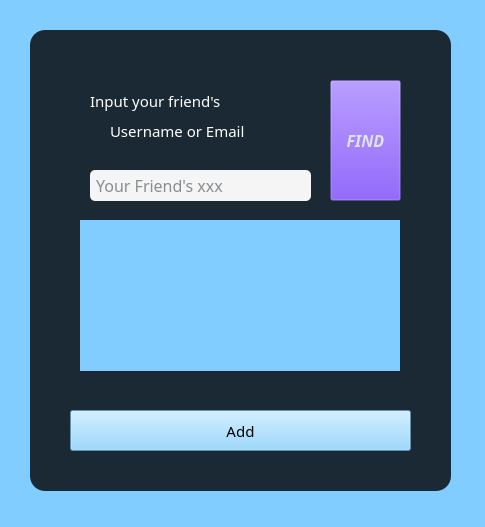
<?xml version="1.0" encoding="UTF-8"?>
<ui version="4.0">
 <class>AddFrd</class>
 <widget class="QWidget" name="AddFrd">
  <property name="geometry">
   <rect>
    <x>0</x>
    <y>0</y>
    <width>485</width>
    <height>527</height>
   </rect>
  </property>
  <property name="windowTitle">
   <string>Form</string>
  </property>
  <property name="styleSheet">
   <string notr="true">*{
	background:rgb(129, 205, 255);
	font-size:15px;
	font-family:Century Gothic,sans-serif;
}
</string>
  </property>
  <widget class="QFrame" name="frame">
   <property name="geometry">
    <rect>
     <x>30</x>
     <y>30</y>
     <width>421</width>
     <height>461</height>
    </rect>
   </property>
   <property name="styleSheet">
    <string notr="true">QFrame{
	background:rgba(0,0,0,0.8);
	border-radius:15px;
}</string>
   </property>
   <property name="frameShape">
    <enum>QFrame::StyledPanel</enum>
   </property>
   <property name="frameShadow">
    <enum>QFrame::Raised</enum>
   </property>
   <widget class="QLineEdit" name="info">
    <property name="geometry">
     <rect>
      <x>60</x>
      <y>140</y>
      <width>221</width>
      <height>31</height>
     </rect>
    </property>
    <property name="styleSheet">
     <string notr="true">QLineEdit{
	color:rgb(25, 37, 44);
	background-color:rgb(245, 245, 245);
	font-size:16px;
	border-style:outset;
	border-radius:5px;
}</string>
    </property>
    <property name="placeholderText">
     <string> Your Friend's xxx</string>
    </property>
   </widget>
   <widget class="QLabel" name="label_5">
    <property name="geometry">
     <rect>
      <x>60</x>
      <y>40</y>
      <width>181</width>
      <height>61</height>
     </rect>
    </property>
    <property name="whatsThis">
     <string>&lt;html&gt;&lt;head/&gt;&lt;body&gt;&lt;p&gt;color: rgb(255, 255, 255);&lt;/p&gt;&lt;p&gt;background-color: rgba(255, 255, 255, 0);&lt;/p&gt;&lt;/body&gt;&lt;/html&gt;</string>
    </property>
    <property name="styleSheet">
     <string notr="true">color: rgb(255, 255, 255);
background-color: rgba(255, 255, 255, 0);
font:11pt</string>
    </property>
    <property name="text">
     <string>Input your friend's</string>
    </property>
   </widget>
   <widget class="QToolButton" name="Find">
    <property name="geometry">
     <rect>
      <x>300</x>
      <y>50</y>
      <width>71</width>
      <height>121</height>
     </rect>
    </property>
    <property name="minimumSize">
     <size>
      <width>0</width>
      <height>0</height>
     </size>
    </property>
    <property name="maximumSize">
     <size>
      <width>500</width>
      <height>500</height>
     </size>
    </property>
    <property name="font">
     <font>
      <family>Century Gothic</family>
      <pointsize>-1</pointsize>
      <weight>75</weight>
      <italic>true</italic>
      <bold>true</bold>
     </font>
    </property>
    <property name="styleSheet">
     <string notr="true">QToolButton{
	background-color: rgb(85,17,255,0);
	color:rgb(224, 227, 234);
	font-style:italic bold;
	font-size:16px;
}

QToolButton:pressed{
	background-color:rgb(255, 98, 98);
	border-style:inset;
}</string>
    </property>
    <property name="text">
     <string>FIND</string>
    </property>
   </widget>
   <widget class="QLabel" name="label_6">
    <property name="geometry">
     <rect>
      <x>80</x>
      <y>70</y>
      <width>181</width>
      <height>61</height>
     </rect>
    </property>
    <property name="whatsThis">
     <string>&lt;html&gt;&lt;head/&gt;&lt;body&gt;&lt;p&gt;color: rgb(255, 255, 255);&lt;/p&gt;&lt;p&gt;background-color: rgba(255, 255, 255, 0);&lt;/p&gt;&lt;/body&gt;&lt;/html&gt;</string>
    </property>
    <property name="styleSheet">
     <string notr="true">color: rgb(255, 255, 255);
background-color: rgba(255, 255, 255, 0);
font:11pt</string>
    </property>
    <property name="text">
     <string>Username or Email</string>
    </property>
   </widget>
   <widget class="QPushButton" name="Add">
    <property name="geometry">
     <rect>
      <x>40</x>
      <y>380</y>
      <width>341</width>
      <height>41</height>
     </rect>
    </property>
    <property name="styleSheet">
     <string notr="true">QPushButton{
	background:#069cfa;
	color:#fff;
	border-radius:15px;
	font: 87 11pt &quot;Arial Black&quot;;
}

QPushButton:pressed{
background-color:rgb(85, 255, 127);
border-style:inset;
}

font: 87 11pt &quot;Arial Black&quot;;</string>
    </property>
    <property name="text">
     <string>Add</string>
    </property>
   </widget>
   <widget class="QWidget" name="list" native="true">
    <property name="geometry">
     <rect>
      <x>50</x>
      <y>190</y>
      <width>320</width>
      <height>151</height>
     </rect>
    </property>
    <layout class="QVBoxLayout" name="List"/>
   </widget>
  </widget>
 </widget>
 <resources/>
 <connections/>
</ui>
